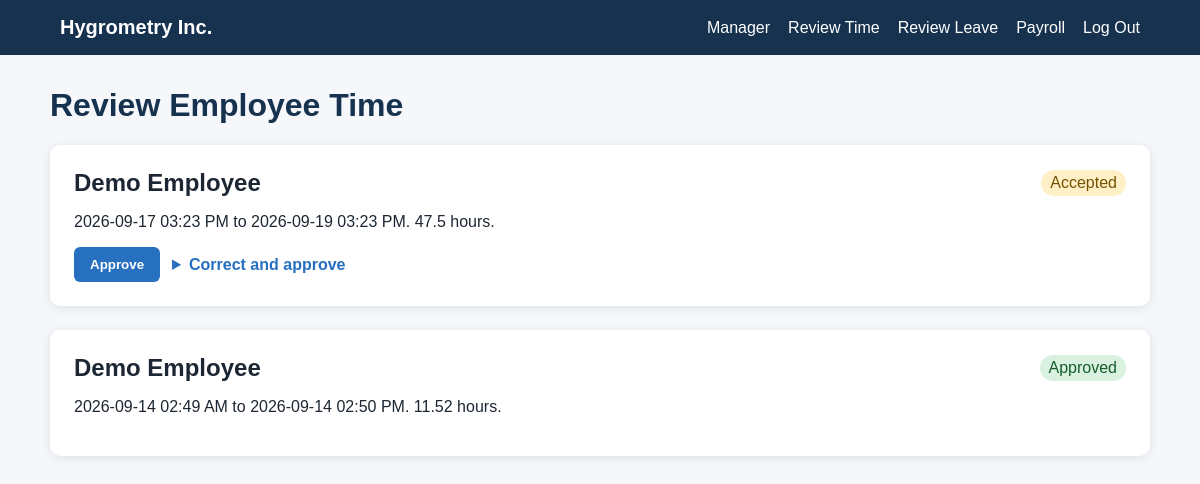
Page /manager/time (signed in) on the earlier database version.
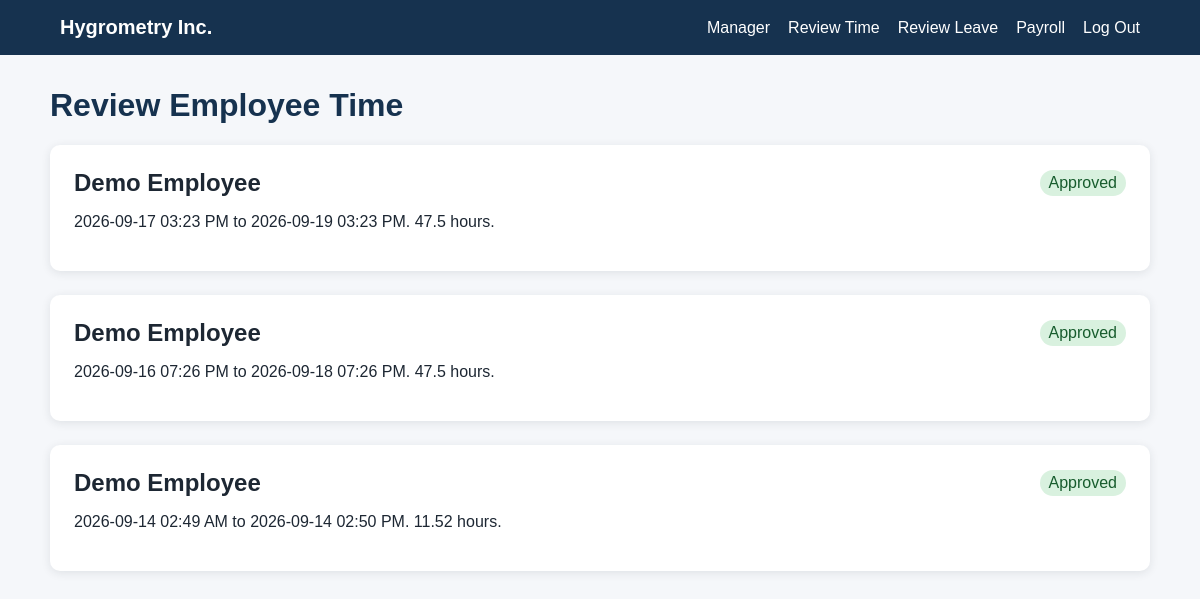
Same page on the later database version.
### tables this page shows
CREATE TABLE time_entries (
    id INTEGER PRIMARY KEY AUTOINCREMENT,
    user_id INTEGER NOT NULL,
    clock_in_utc TEXT NOT NULL,
    clock_out_utc TEXT NOT NULL,
    break_minutes INTEGER NOT NULL DEFAULT 0 CHECK (break_minutes >= 0),
    status TEXT NOT NULL DEFAULT 'draft'
        CHECK (status IN ('draft', 'accepted', 'approved')),
    employee_note TEXT,
    manager_note TEXT,
    reviewed_by INTEGER,
    reviewed_at TEXT,
    payroll_batch_id INTEGER,
    created_at TEXT NOT NULL DEFAULT CURRENT_TIMESTAMP,
    FOREIGN KEY (user_id) REFERENCES users(id),
    FOREIGN KEY (reviewed_by) REFERENCES users(id),
    FOREIGN KEY (payroll_batch_id) REFERENCES payroll_batches(id)
);

CREATE TABLE users (
    id INTEGER PRIMARY KEY AUTOINCREMENT,
    name TEXT NOT NULL,
    email TEXT NOT NULL UNIQUE,
    password_hash TEXT NOT NULL,
    role TEXT NOT NULL CHECK (role IN ('employee', 'manager')),
    timezone TEXT NOT NULL DEFAULT 'UTC',
    hourly_rate REAL NOT NULL DEFAULT 0 CHECK (hourly_rate >= 0),
    active INTEGER NOT NULL DEFAULT 1,
    created_at TEXT NOT NULL DEFAULT CURRENT_TIMESTAMP
);

### manager.py (the view)
@manager_bp.route("/time")
@role_required("manager")
def review_time():
    rows = get_db().execute(
        """
        SELECT t.*, u.name, u.timezone
        FROM time_entries t JOIN users u ON u.id = t.user_id
        ORDER BY CASE t.status WHEN 'accepted' THEN 0 WHEN 'draft' THEN 1 ELSE 2 END,
                 t.clock_in_utc DESC
        """
    ).fetchall()
    entries = [dict(row) for row in rows]
    for entry in entries:
        entry["local_start"] = utc_to_local(entry["clock_in_utc"], entry["timezone"])
        entry["local_end"] = utc_to_local(entry["clock_out_utc"], entry["timezone"])
        entry["hours"] = hours_between(
            entry["clock_in_utc"], entry["clock_out_utc"], entry["break_minutes"]
        )
    return render_template("manager_time.html", entries=entries)

### database.py (called while the page is built)
def get_db():
    if "db" not in g:
        g.db = sqlite3.connect(
            current_app.config["DATABASE"], detect_types=sqlite3.PARSE_DECLTYPES
        )
        g.db.row_factory = sqlite3.Row
        g.db.execute("PRAGMA foreign_keys = ON")
    return g.db

### utils.py (called while the page is built)
def generate_csrf_token():
    if "csrf_token" not in session:
        session["csrf_token"] = secrets.token_hex(24)
    return session["csrf_token"]

def login_required(view):
    @wraps(view)
    def wrapped_view(**kwargs):
        if not session.get("user_id"):
            flash("Log in to continue.", "error")
            return redirect(url_for("auth.login"))
        return view(**kwargs)
    return wrapped_view

def role_required(role):
    def decorator(view):
        @wraps(view)
        @login_required
        def wrapped_view(**kwargs):
            if session.get("role") != role:
                abort(403)
            return view(**kwargs)
        return wrapped_view
    return decorator

def utc_to_local(value, timezone_name):
    if not value:
        return ""
    utc_time = datetime.fromisoformat(value)
    return utc_time.astimezone(ZoneInfo(timezone_name)).strftime("%Y-%m-%d %I:%M %p")

### templates/manager_time.html (shortened to what this page needs)
{% extends "base.html" %}
{% block content %}
<h1>Review Employee Time</h1>
{% for entry in entries %}
<article class="review-card">
  <div><h2>{{ entry.name }}</h2><span class="status {{ entry.status }}">{{ entry.status }}</span></div>
  <p>{{ entry.local_start }} to {{ entry.local_end }}. {{ entry.hours }} hours.</p>
  {% if entry.status == 'accepted' %}
  <div class="review-actions">
    <form method="post" action="{{ url_for('manager.approve_time', entry_id=entry.id) }}">
      <button type="submit">Approve</button>
    </form>
    <details><summary>Correct and approve</summary>
    </details>
  </div>
  {% endif %}
</article>
{% else %}<p>No time entries found.</p>{% endfor %}
{% endblock %}

Differences in the rows shown:
changed time_entries (number 1 of 3 on the later page): status "Accepted" → "Approved"; no longer shows "Approve Correct and approve"
added time_entries: name "Demo Employee", status "Approved", local_start "2026-09-16 07:26 PM", local_end "2026-09-18 07:26 PM", hours "47.5"
